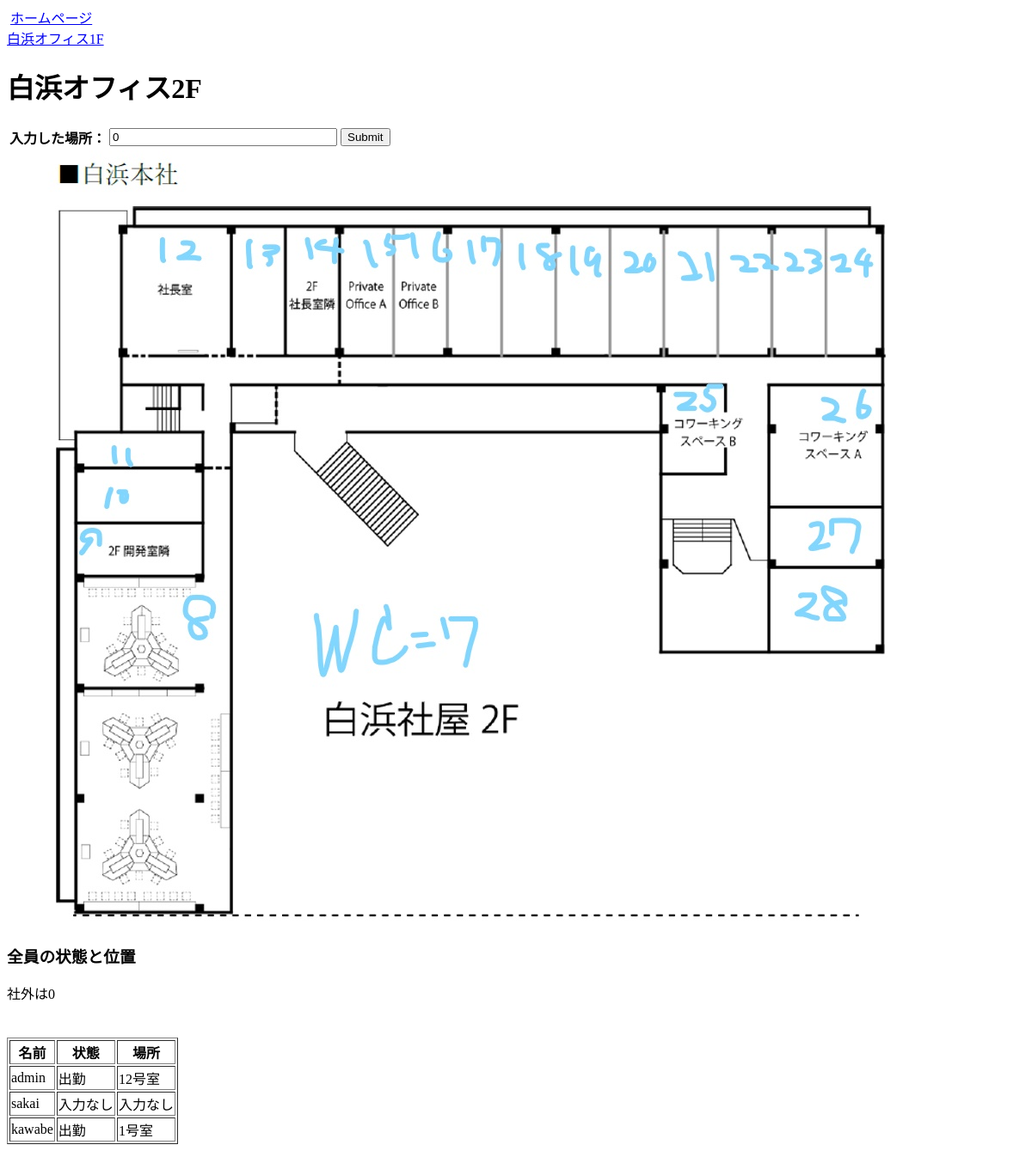
Page /accounts/shirahama2f/ (signed in) on the earlier database version.
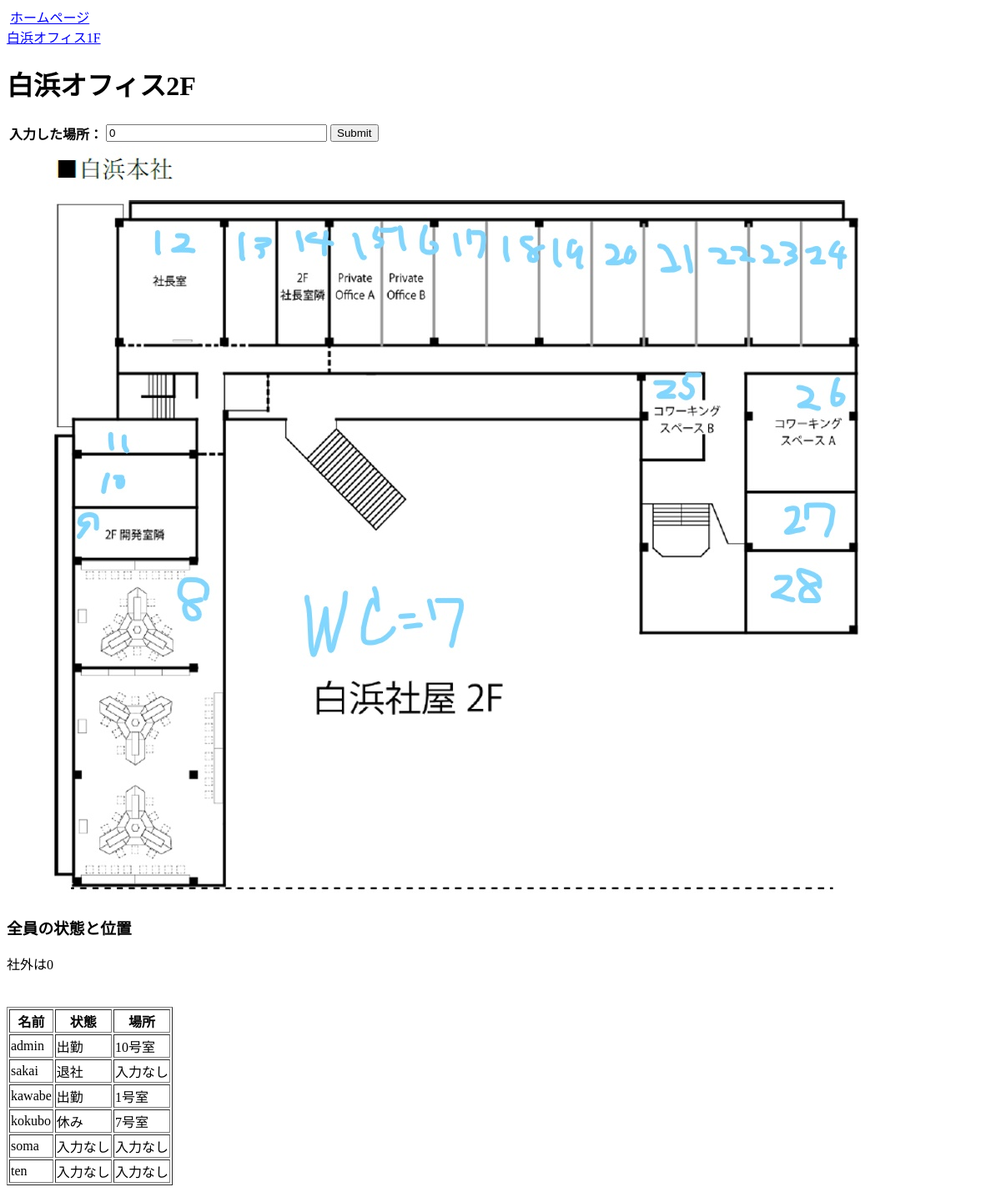
Same page on the later database version.
### accounts/models.py (models this page shows)
class EmployeeState(models.Model):
    userID = models.CharField(max_length=100, null=False, blank=True, primary_key=True)
    EMPstate = models.CharField(max_length=100, null=True, blank=True)
    RoomID = models.CharField(max_length=100, null=True, blank=True)
    regist_date = models.DateTimeField(default=timezone.now)

### accounts/views.py (the view)
# urls.py: path('shirahama2f/',views.CheckIn2,name='shirahama2f'),
def CheckIn2(request):
    template_name = "accounts/shirahama2f.html"
    username = request.user.userID
    data = EmployeeState.objects.all()
    params = {'data': data}
    if request.method == "POST":
        room = request.POST.get('get_room_name', '0')
        username = request.user.userID
        S = EmployeeState.objects.filter(userID=username).first()
        S.RoomID = room
        S.save()
        return redirect("index2")
    else:
        return render(request, template_name, params)
    return(request, template_name, params)

### accounts/templates/accounts/shirahama2f.html (shortened to what this page needs)
﻿<!DOCTYPE html>
<html>
<head>
</head>
<body>
<a href="{% url 'index2' %}">ホームページ</a><br>
<a href="{% url 'shirahama1f' %}">白浜オフィス1F</a><br>
 <form name="room" id="room" method="POST">
    <h1>白浜オフィス2F</h1>
    <table border="0">
    <tr> <td align="right"><b> 入力した場所：</b></td>
    <td><input type="text" name="get_room_name" size="30" maxlength="20" value="0" required> <input type="submit" name="statebuttom"></td>
    </tr>
    </table>
    {% load static %}
  <img src="{% static "/pics/shirahama2.jpg" %}" usemap="#ImageMap" alt="" />
 </form>
  <div class =hyouji>
   <h3>全員の状態と位置</h3>
   <p>社外は0</p>
     <table border="1">
        <tr>
            <th>名前</th>
            <th>状態</th>
            <th>場所</th>
        </tr>
        {% for EmployeeState in data %}
        <tr>
            <td>{{ EmployeeState.userID }}</td>
            {% if EmployeeState.EMPstate == "0" %}<td>入力なし</td>{% endif %}
            {% if EmployeeState.EMPstate == "1" %}<td>出勤</td>{% endif %}
            {% if EmployeeState.EMPstate == "6" %}<td>休み</td>{% endif %}
            {% if EmployeeState.EMPstate == "10" %}<td>退社</td>{% endif %}
            {% if EmployeeState.RoomID == "0" %}<td>入力なし</td>
            {% else %}<td>{{ EmployeeState.RoomID }}号室</td>{% endif %}
        </tr>
        {% endfor %}
      </table>
    </div>
</body>
</html>

Differences in the rows shown:
changed EmployeeState "admin": RoomID "12" → "10"
changed EmployeeState "sakai": EMPstate "入力なし" → "退社"
added EmployeeState: userID "kokubo", EMPstate "休み", RoomID "7"
added EmployeeState: userID "soma", EMPstate "入力なし", RoomID "入力なし"
added EmployeeState: userID "ten", EMPstate "入力なし", RoomID "入力なし"
